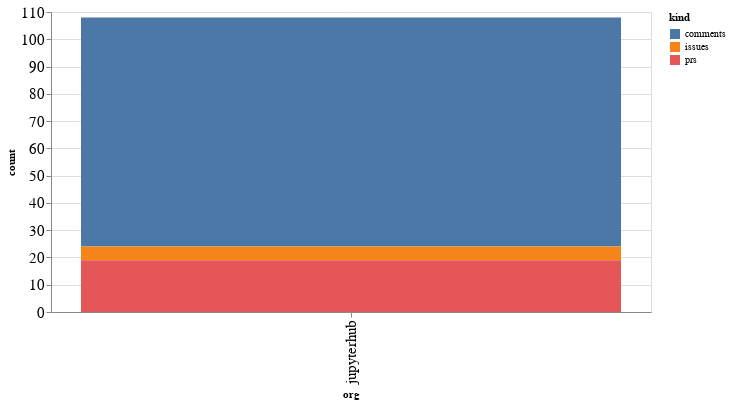

Write notebook code for a chart like this one.
### Code cell
alt.Chart(org_summaries, width=600).mark_bar().encode(
    x='org',
    y='count',
    color='kind',
    tooltip="org"
)

### Figure 1 — Vega-Lite specification as saved in the notebook (floating-point values rounded to 4 significant figures)
{"config": {"axisLeft": {"labelFontSize": 15}, "axisBottom": {"labelFontSize": 15}}, "data": {"name": "data-0182aba6bfde7951924c037d3c0440c1"}, "mark": "bar", "encoding": {"color": {"type": "nominal", "field": "kind"}, "tooltip": {"type": "nominal", "field": "org"}, "x": {"type": "nominal", "field": "org"}, "y": {"type": "quantitative", "field": "count"}}, "width": 600, "$schema": "https://vega.github.io/schema/vega-lite/v4.8.1.json", "datasets": {"data-0182aba6bfde7951924c037d3c0440c1": [{"org": "jupyterhub", "kind": "comments", "count": 84}, {"org": "jupyterhub", "kind": "issues", "count": 5}, {"org": "jupyterhub", "kind": "prs", "count": 19}]}}
